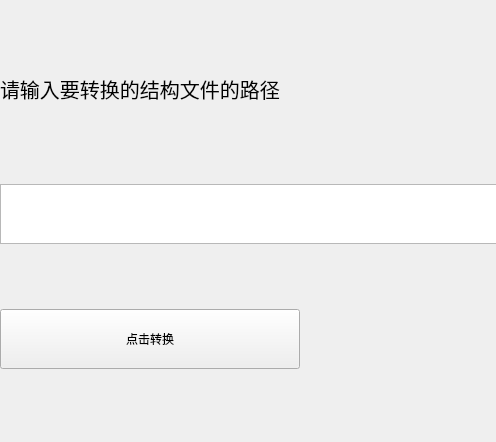
<?xml version="1.0" encoding="UTF-8"?>
<ui version="4.0">
 <class>Form</class>
 <widget class="QWidget" name="Form">
  <property name="geometry">
   <rect>
    <x>0</x>
    <y>0</y>
    <width>496</width>
    <height>442</height>
   </rect>
  </property>
  <property name="windowTitle">
   <string>Form</string>
  </property>
  <widget class="QWidget" name="verticalLayoutWidget">
   <property name="geometry">
    <rect>
     <x>0</x>
     <y>0</y>
     <width>502</width>
     <height>431</height>
    </rect>
   </property>
   <layout class="QVBoxLayout" name="verticalLayout">
    <item>
     <widget class="QLabel" name="label">
      <property name="maximumSize">
       <size>
        <width>500</width>
        <height>60</height>
       </size>
      </property>
      <property name="font">
       <font>
        <pointsize>15</pointsize>
       </font>
      </property>
      <property name="text">
       <string>请输入要转换的结构文件的路径</string>
      </property>
     </widget>
    </item>
    <item>
     <widget class="QTextEdit" name="textEdit">
      <property name="minimumSize">
       <size>
        <width>500</width>
        <height>50</height>
       </size>
      </property>
      <property name="maximumSize">
       <size>
        <width>500</width>
        <height>60</height>
       </size>
      </property>
     </widget>
    </item>
    <item>
     <widget class="QPushButton" name="pushButton">
      <property name="maximumSize">
       <size>
        <width>300</width>
        <height>60</height>
       </size>
      </property>
      <property name="text">
       <string>点击转换</string>
      </property>
     </widget>
    </item>
   </layout>
  </widget>
 </widget>
 <resources/>
 <connections/>
</ui>
